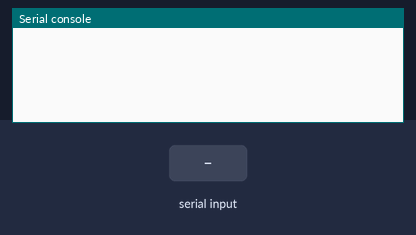
Recording of a program running on a simulated CircuitPython board. On the bench: the last lines printed to the serial console. The test bench sets the inputs (shaded band).

Above: at 1.2 s.
1.3 s: "1\n" received over the second serial link
At 1.8 s:
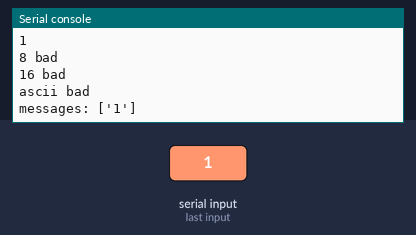
2.8 s: "0\n" received over the second serial link
At 4.0 s:
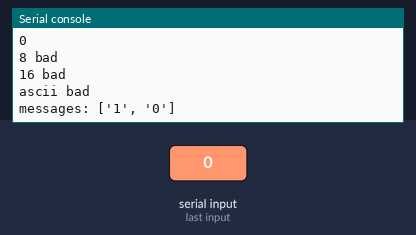
4.3 s: "2\n" received over the second serial link
At 5.3 s:
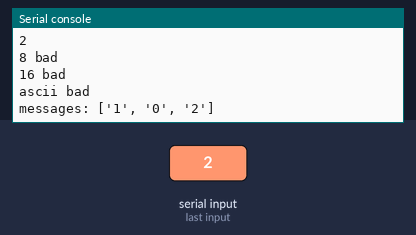
5.8 s: "1\n" received over the second serial link
At 6.5 s:
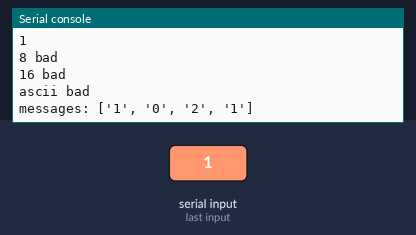
7.3 s: "0\n" received over the second serial link
At 8.5 s:
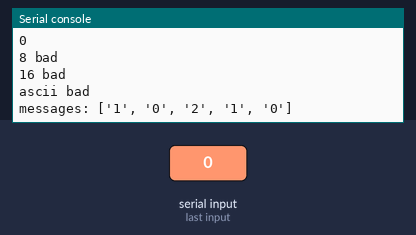
8.8 s: "2\n" received over the second serial link
At 9.9 s:
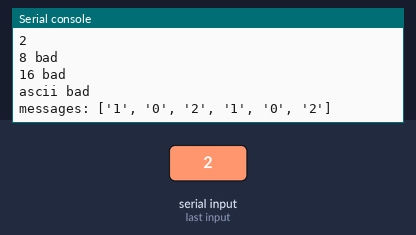
Timing chart, 0 to 11.3 s (numbered marks = the images above; inputs shaded):
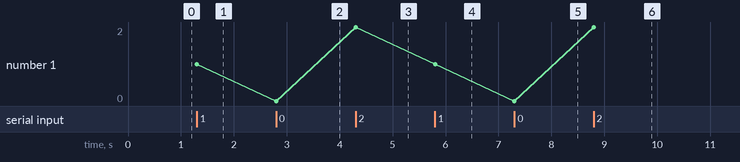

The program:

mbot1.py
```python
import time
import board
import busio
import digitalio
#import supervisor
#supervisor.runtime.autoreload = False

uart = busio.UART(board.P0_06, board.P0_08, baudrate=115200,timeout=10)


#uart.write('hello\r\n')

CR = "\r"
LF = "\n"

messages=[]
incoming=''

while True:

    data = uart.read(1)  # read up to 32 bytes
    if data is not None:
        this=''.join([chr(b) for b in data])
        if this == LF or this == CR:
            if this == CR:
                continue
            else:
                #print(data,this)
                print(incoming)
                try:
                    print("8:",incoming.decode('utf-8'))
                except:
                    print("8 bad")
                try:
                    print("16:",incoming.decode('utf-16'))
                except:
                    print("16 bad")
                try:
                    print("ascii:",incoming.decode('ascii'))
                except:
                    print('ascii bad')
                if (len(incoming)>0):
                    messages.append(incoming.strip())
                    print('messages:',messages)
                    #msg_display_index=len(messages)-1
                    #label2.text="<"+str(msg_display_index)+"> "+messages[msg_display_index]
                    #show_messages(msg_display_index)
                incoming=''
                #radio_instr=radio_instr+'\n'
        else:
            incoming=incoming+this
```

Measured:
- after the input at 1.3 s, the serial console: prints a new line at once (image 1)
- after the input at 2.8 s, the serial console: prints a new line at once (image 2)
- after the input at 4.3 s, the serial console: prints a new line at once (image 3)
- after the input at 5.8 s, the serial console: prints a new line at once (image 4)
- after the input at 7.3 s, the serial console: prints a new line at once (image 5)
- after the input at 8.8 s, the serial console: prints a new line at once (image 6)
- plotted number 1: 1 → 0 after the input at 2.8 s, 0 → 2 after the input at 4.3 s
